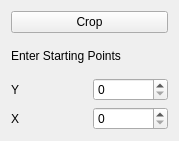
         <widget class="QWidget" name="layoutWidget">
          <property name="geometry">
           <rect>
            <x>0</x>
            <y>517</y>
            <width>179</width>
            <height>141</height>
           </rect>
          </property>
          <layout class="QVBoxLayout" name="verticalLayout_2">
           <item>
            <widget class="QPushButton" name="Crop">
             <property name="toolTip">
              <string>Crop_image</string>
             </property>
             <property name="statusTip">
              <string>Crop_image</string>
             </property>
             <property name="text">
              <string>Crop</string>
             </property>
             <property name="icon">
              <iconset>
               <normaloff>../../../Youssef Elkhatib/Desktop/images.png</normaloff>../../../Youssef Elkhatib/Desktop/images.png</iconset>
             </property>
            </widget>
           </item>
           <item>
            <widget class="QLabel" name="starting_points">
             <property name="text">
              <string>Enter Starting Points</string>
             </property>
            </widget>
           </item>
           <item>
            <layout class="QHBoxLayout" name="horizontalLayout_4">
             <item>
              <widget class="QLabel" name="Y_cord">
               <property name="text">
                <string>Y</string>
               </property>
              </widget>
             </item>
             <item>
              <widget class="QSpinBox" name="startYInput">
               <property name="maximum">
                <number>500</number>
               </property>
              </widget>
             </item>
            </layout>
           </item>
           <item>
            <layout class="QHBoxLayout" name="horizontalLayout_3">
             <item>
              <widget class="QLabel" name="X_cord">
               <property name="text">
                <string>X</string>
               </property>
              </widget>
             </item>
             <item>
              <widget class="QSpinBox" name="startXInput">
               <property name="maximum">
                <number>500</number>
               </property>
              </widget>
             </item>
            </layout>
           </item>
          </layout>
         </widget>
